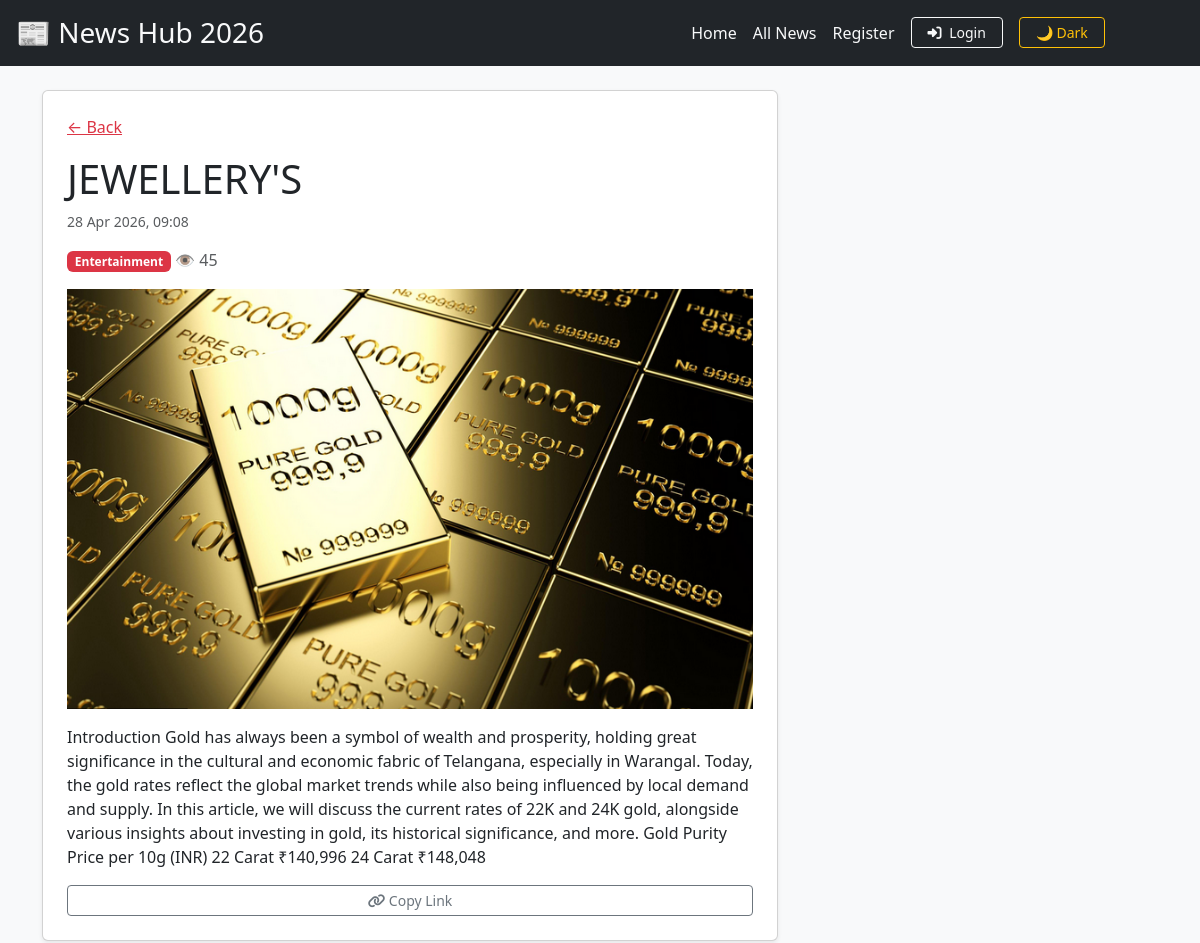
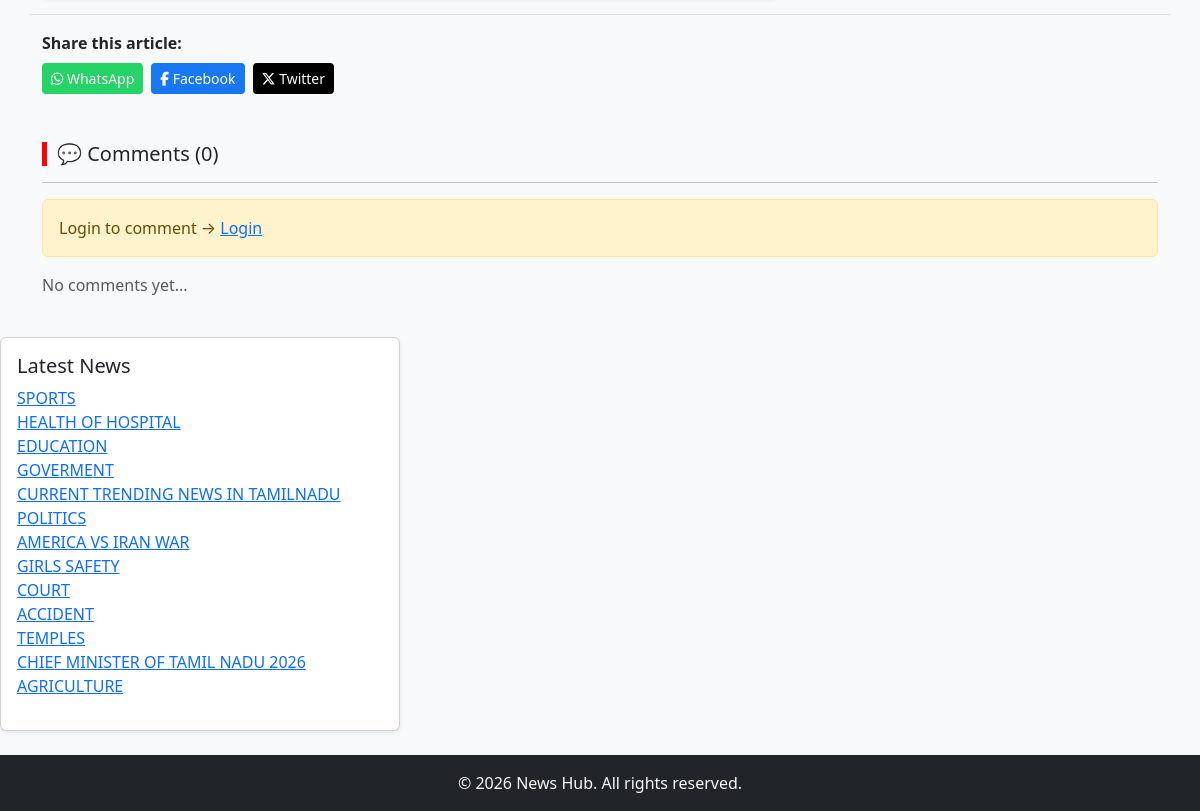
Screenshot of /post/3/?tag= with the database file from the repository (2 pictures, top to bottom).
### blog/models.py (models this page shows, shortened)
class Post(models.Model):
    title = models.CharField(max_length=200)
    content = models.TextField()
    created_at = models.DateTimeField(auto_now_add=True)
    image = models.ImageField(upload_to='news/', blank=True, null=True)
    tag=models.CharField(max_length=200, null=True)
    category = models.ForeignKey(Category, on_delete=models.SET_NULL, null=True, blank=True)
    views = models.PositiveIntegerField(default=0)

class Category(models.Model):
    name = models.CharField(max_length=100)

### blog/views.py (the view, shortened to what this page needs)
# urls.py: path('post/<int:pk>/', views.detail, name='detail'),          # ✅ post_id → pk
def detail(request, pk):
    post = get_object_or_404(Post, pk=pk)
    post.views += 1
    post.save()
    if post.category:
        latest_posts = Post.objects.filter(
            category=post.category
        ).exclude(id=post.id)[:20]
    else:
        latest_posts = Post.objects.exclude(id=post.id)[:5]
    comments = post.comments.all().order_by('-created_at')
    liked_ids = []
    if request.user.is_authenticated:
        liked_ids = list(CommentLike.objects.filter(
            user=request.user,
            comment__post=post
        ).values_list('comment_id', flat=True))
    form = CommentForm()
    post_url= 'https://news-hub-jjaf.onrender.com/' + reverse('blog:detail', kwargs={'pk': pk})
    return render(request, 'blog/detail.html', {
        'post': post,
        'latest_posts': latest_posts,
        'comments': comments,
        'form': form,
        'current_url': post_url,
        'liked_ids': liked_ids,
    })

### templates/blog/detail.html (shortened to what this page needs)
{% extends 'blog/base.html' %}
{% load static %}
{% block content %}
<div class="container my-4">
    <div class="row">
        <div class="col-lg-8">
            <div class="card shadow-sm p-4">
                <a href="{% url 'blog:index' %}" class="text-danger mb-3">← Back</a>
                <h1>{{ post.title }}</h1>
                <p class="text-muted small">
                    {{ post.created_at|date:"d M Y, H:i" }}
                </p>
                <div class="mb-3">
                    {% if post.category %}
                        <span class="badge bg-danger">{{ post.category.name }}</span>
                    {% endif %}
                    <span class="text-muted">👁 {{ post.views }}</span>
                </div>
                {% if post.image %}
                    <img src="{{ post.image.url }}" class="img-fluid mb-3">
                {% endif %}
                <p>{{ post.content }}</p>
                <button onclick="copyLink()" class="btn btn-sm btn-outline-secondary">
                    <i class="fas fa-link"></i> Copy Link
                </button>
            </div>
        </div>
                <div class="mt-3 border-top pt-3">
                    <p class="fw-bold mb-2">Share this article:</p>
                    <div class="d-flex gap-2 flex-wrap">
                        <a href="#" onclick="shareWhatsApp(); return false;"
                           class="btn btn-sm text-white"
                           style="background-color: #25D366;">
                            <i class="fab fa-whatsapp"></i> WhatsApp
                        </a>
                        <a href="https://www.facebook.com/sharer/sharer.php?u={{ current_url|urlencode }}"
                           target="_blank" class="btn btn-sm text-white"
                           style="background-color: #1877F2;">
                            <i class="fab fa-facebook-f"></i> Facebook
                        </a>
                        <a href="https://twitter.com/intent/tweet?text={{ post.title|urlencode }}&url={{ current_url|urlencode }}"
                           target="_blank" class="btn btn-sm text-white"
                           style="background-color: #000000;">
                            <i class="fab fa-x-twitter"></i> Twitter
                        </a>
                    </div>
                </div>
                <div class="mt-5">
                    <h5 style="border-left:5px solid red; padding-left:10px;">
                        💬 Comments ({{ comments|length }})
                    </h5>
                    <hr>
                    {% if user.is_authenticated %}
                    <form method="POST">
                        {% csrf_token %}
                        {{ form.content.errors }}
                        {{ form.content }}
                        <br>
                        <button class="btn btn-danger btn-sm mt-2">Post Comment</button>
                    </form>
                    {% else %}
                    <div class="alert alert-warning">
                        Login to comment →
                        <a href="{% url 'blog:login' %}">Login</a>
                    </div>
                    {% endif %}
                    {% for comment in comments %}
                    <div class="card mt-3">
                        <div class="card-body">
                            <strong>{{ comment.user.username }}</strong>
                            <small class="text-muted float-end">
                                {{ comment.created_at|date:"d M Y, H:i" }}
                            </small>
                            <p class="mt-2">{{ comment.content }}</p>
                            <a href="{% url 'blog:like_comment' comment.id %}"
                               class="btn btn-sm {% if comment.id in liked_ids %}btn-danger{% else %}btn-outline-danger{% endif %}">
                                ❤️ {{ comment.likes.count }}
                            </a>
                            <a href="https://wa.me/?text={{ comment.content }}%0A%0ARead more: {{ current_url }}"
                               target="_blank"
                               class="btn btn-sm text-white ms-1"
                               style="background-color: #25D366;">
                                <i class="fab fa-whatsapp"></i>
                            </a>
                        </div>
                    </div>
                    {% empty %}
                    <p class="text-muted mt-3">No comments yet...</p>
                    {% endfor %}
                </div>
            </div>
        </div>
        <div class="col-lg-4">
            <div class="card shadow-sm mt-3">
                <div class="card-body">
                    <h5>Latest News</h5>
                    <ul class="list-unstyled">
                        {% for p in latest_posts %}
                        <li>
                            <a href="{% url 'blog:detail' p.id %}">{{ p.title }}</a>
                        </li>
                        {% endfor %}
                    </ul>
                </div>
            </div>
        </div>
{% endblock %}

### blog/static/blog/style.css (style rules this page uses)
body { background-color: #cccccc; }

### rows the page displays
Post: title "JEWELLERY'S", created_at "28 Apr 2026, 09:08", category.name "Entertainment", views "45", image (picture), content "Introduction Gold has always been a symbol of wealth and prosperity, holding great significance in the cultural and economic fabric of Telangana, especially in Warangal. Today, the gold rates reflect the global market trends while also being influenced by local demand and supply. In this article, we will discuss the current rates of 22K and 24K gold, alongside various insights about investing in gold, its historical significance, and more. Gold Purity Price per 10g (INR) 22 Carat ₹140,996 24 Carat ₹148,048"
Post: title "SPORTS"
Post: title "HEALTH OF HOSPITAL"
Post: title "EDUCATION"
Post: title "GOVERMENT"
Post: title "CURRENT TRENDING NEWS IN TAMILNADU"
Post: title "POLITICS"
Post: title "AMERICA VS IRAN WAR"
Post: title "GIRLS SAFETY"
Post: title "COURT"
Post: title "ACCIDENT"
Post: title "TEMPLES"
Post: title "CHIEF MINISTER OF TAMIL NADU 2026"
Post: title "AGRICULTURE"

### other values shown
{{ comments|length }} "0"
